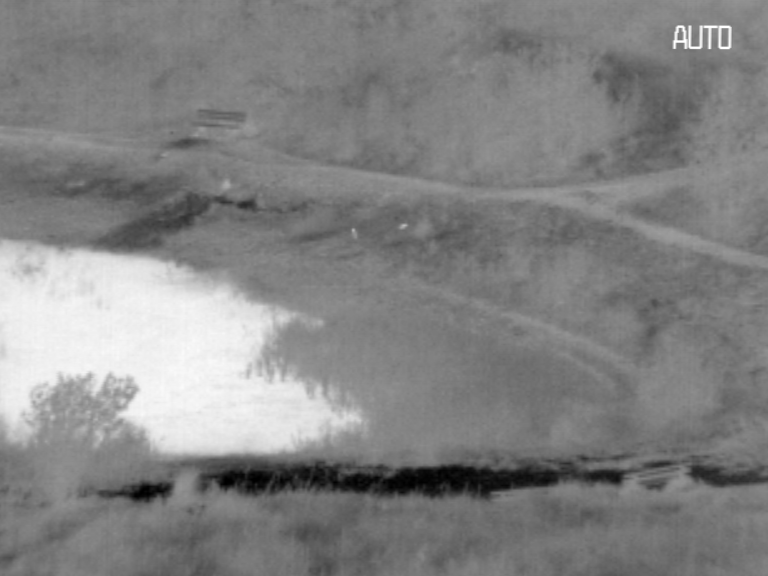
//> input picture lake_IR.png, 768 x 576 px
$ ./main   (built with g++ and OpenCV 4)
//> lines starting //> are read from the running program, lines starting //| are printed output that depends on the picture
### fusion.cpp
#include <iostream>
#include <opencv2/core/core.hpp>
#include <opencv2/highgui/highgui.hpp>
#include <opencv2/imgproc/imgproc.hpp>

using namespace std;
using namespace cv;


void adb(Mat& img, bool b1, bool b2) {
    int rows = img.rows;
    int cols = img.cols;
    if (b1) {
        Mat temp1;
        img.row(rows-1).copyTo(temp1);
        img.push_back(temp1);
    }
    if (b2) {
        Mat temp2;
        img.col(cols-1).copyTo(temp2);
        hconcat(img, temp2, img);
    }
}

Mat selc(Mat img1, Mat img2, int ap){
    Mat ans;
    if (ap == 1){

    } else if (ap == 2){

    } else if (ap == 3){
        int um = 3;
        Mat kernel, A1, A2, sum;
        dilate(img1, A1, kernel);
        dilate(img2, A2, kernel);
        Mat comp = min(1, A1 > A2);

        Mat filter = Mat::ones(um, um, CV_32F);
        Point anchor(filter.cols-filter.cols/2-1, filter.rows-filter.rows/2-1);
        filter2D(comp, sum, comp.depth(), filter, anchor);
        Mat effi = min(1, sum > um*um/2);
        Mat effi1;
        effi.convertTo(effi1, img1.type());
        ans = img1.mul(effi1) + img2.mul(1-effi1);
    } else if (ap == 4){

    } else {

    }
    return ans;
}

Mat selb(Mat M1, Mat M2, int mp) {
    if (mp == 1) {
        return M1;
    } else if (mp == 2) {
        return M2;
    } else if (mp == 3) {
        return (M1 + M2) / 2;
    } else {
        return M1;
    }
}

Mat fusion(Mat M1, Mat M2, int zt, int ap, int mp) {
    int rows1 = M1.rows;
    int cols1 = M1.cols;
    int rows2 = M2.rows;
    int cols2 = M2.cols;

    // TODO exception error
    if (rows1 != rows2 || cols1 != cols2) {
        cout << "Not the same size!" << endl;
    }

    float eps = 1e-6;

    vector<Mat> E;
    vector<int> rows;
    vector<int> cols;

    for (int i1 = 1; i1 <= zt; i1++) {
        rows.push_back(M1.rows);
        cols.push_back(M1.cols);

		bool b1 = M1.rows%2 == 1;
		bool b2 = M1.cols%2 == 1;
		adb(M1, b1, b2);
        adb(M2, b1, b2);

        Mat G11, G21;
        Mat M1T, M2T;

        pyrDown(M1, G11);
        pyrUp(G11, M1T);
        pyrDown(M2, G21);
        pyrUp(G21, M2T);

        E.push_back(selc(M1/(M1T+eps), M2/(M2T+eps), ap));

        pyrDown(M1, M1);
        pyrDown(M2, M2);
    }

    M1 = selb(M1, M2, mp);

    for (int i = zt; i >= 1; i--) {
        Mat M1T;
        pyrUp(M1, M1T);
        M1 = (M1T + eps).mul(E[i - 1]);
        if (M1.rows != rows[i-1] || M1.cols != cols[i-1]) {
            M1 = M1(Range(0, rows[i-1]), Range(0, cols[i-1]));
        }
    }
    return M1;
}

### main.cpp
#include <iostream>
#include <opencv2/core/core.hpp>
#include <opencv2/highgui/highgui.hpp>

#include "fusion.cpp"

using namespace std;
using namespace cv;

int main()
{
    Mat img11 = imread("lake_IR.png", 0);
//> img11 is the input picture: 576 rows x 768 cols, CV_8UC1; min 0, max 255, mean 131.3
    Mat img22 = imread("lake_VIS.png", 0);
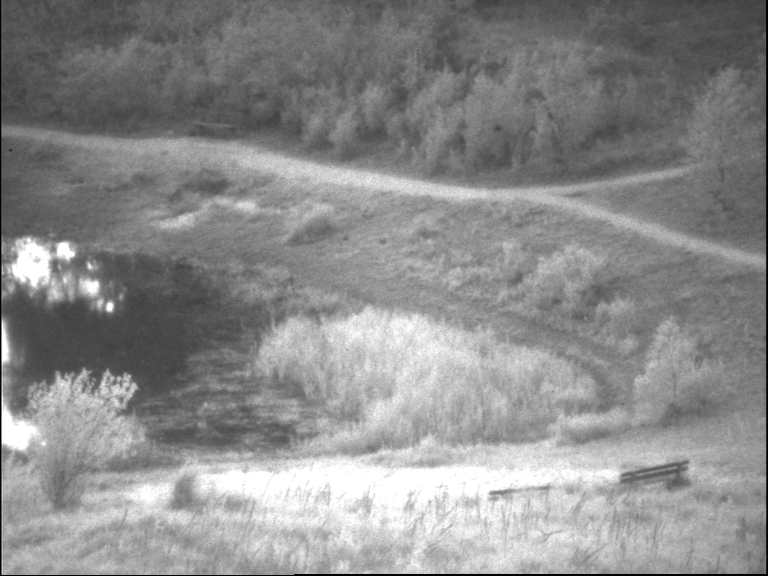
//> input picture lake_VIS.png, 768 x 576 px
//> img22 is the input picture: 576 rows x 768 cols, CV_8UC1; min 0, max 255, mean 139
    Mat_<float> img1, img2;
    img11.convertTo(img1, CV_32F);
    img22.convertTo(img2, CV_32F);
    img1 /= 255.0;
    img2 /= 255.0;
    imshow("IR", img1);
    imshow("VIS", img2);

    Mat ans = fusion(img1, img2, 4, 3, 3);
//> after the loop in fusion, `for (int i1 = 1; i1 <= zt; i1++)`:
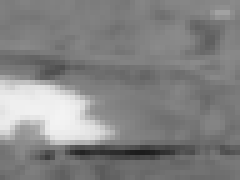
//> M1: 36 rows x 48 cols, CV_32FC1 (shown 5 times larger); min 0.111, max 0.956, mean 0.517
//> after the loop in fusion, `for (int i1 = 1; i1 <= zt; i1++)`:
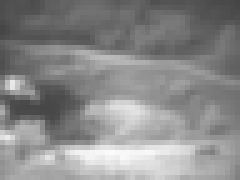
//> M2: 36 rows x 48 cols, CV_32FC1 (shown 5 times larger); min 0.272, max 0.987, mean 0.544
//> the loop in fusion, `for (int i = zt; i >= 1; i--)` made 4 passes
//> pass 1, in fusion, `M1 = (M1T + eps).mul(E[i - 1]);`:
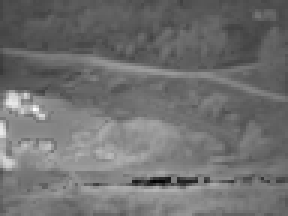
//> M1: 72 rows x 96 cols, CV_32FC1 (shown 3 times larger); min 0.117, max 1.07, mean 0.536; drawn with min black and max white
//> pass 2, in fusion, `pyrUp(M1, M1T);`:
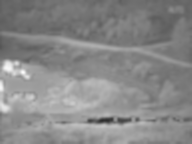
//> M1T: 144 rows x 192 cols, CV_32FC1; min 0.176, max 0.988, mean 0.536
//> after the loop in fusion, `for (int i = zt; i >= 1; i--)`:
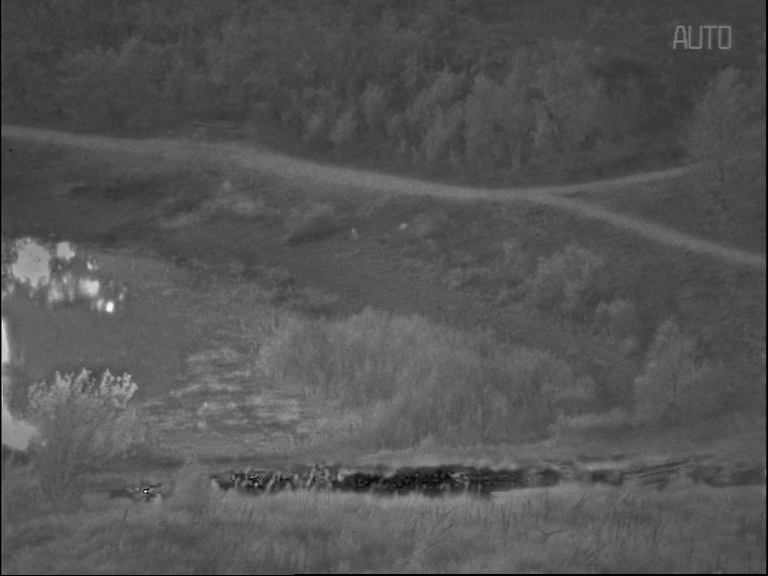
//> M1: 576 rows x 768 cols, CV_32FC1; min 0, max 1.63, mean 0.543; drawn with min black and max white
    imshow("ans", ans);

    Mat output;
    ans *= 255;
    ans.convertTo(output, 0);
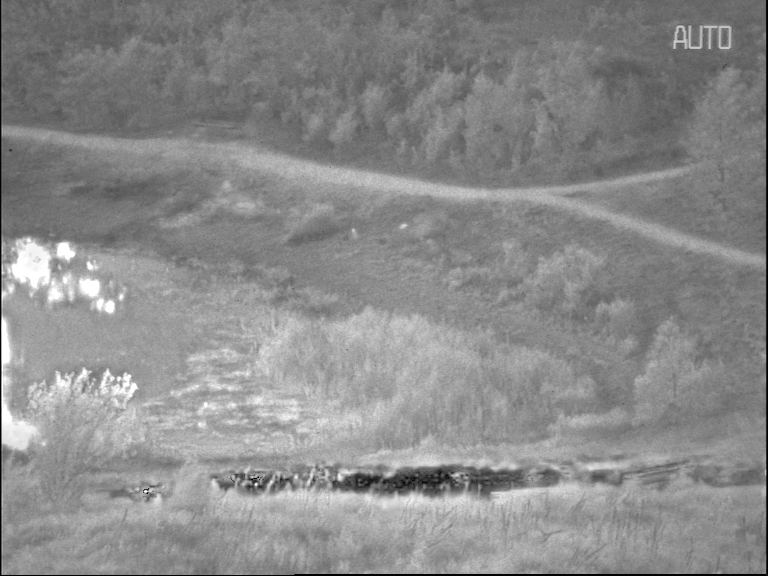
//> output: 576 rows x 768 cols, CV_8UC1; min 0, max 255, mean 138.4
    imwrite("output.png", output);

    waitKey(0);

    return 0;
}
